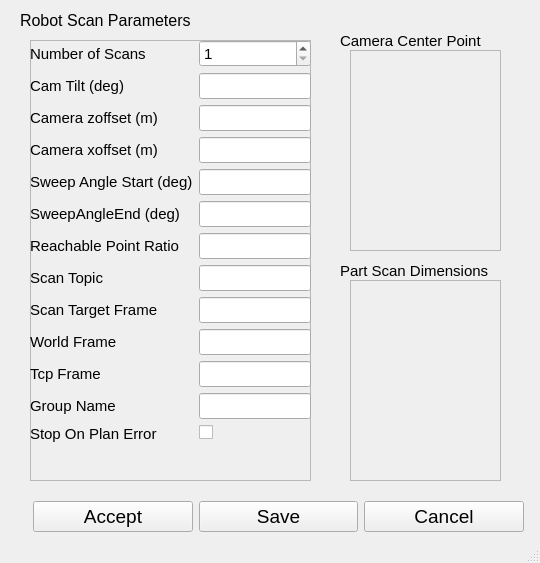
<?xml version="1.0" encoding="UTF-8"?>
<ui version="4.0">
 <class>RobotScanConfigWindow</class>
 <widget class="QMainWindow" name="RobotScanConfigWindow">
  <property name="geometry">
   <rect>
    <x>0</x>
    <y>0</y>
    <width>540</width>
    <height>563</height>
   </rect>
  </property>
  <property name="sizePolicy">
   <sizepolicy hsizetype="Preferred" vsizetype="Preferred">
    <horstretch>0</horstretch>
    <verstretch>0</verstretch>
   </sizepolicy>
  </property>
  <property name="font">
   <font>
    <pointsize>11</pointsize>
   </font>
  </property>
  <property name="windowTitle">
   <string>Robot Scan Parameters</string>
  </property>
  <widget class="QWidget" name="centralwidget">
   <widget class="QLabel" name="label">
    <property name="geometry">
     <rect>
      <x>20</x>
      <y>10</y>
      <width>181</width>
      <height>21</height>
     </rect>
    </property>
    <property name="font">
     <font>
      <pointsize>12</pointsize>
     </font>
    </property>
    <property name="text">
     <string>Robot Scan Parameters</string>
    </property>
   </widget>
   <widget class="QLabel" name="label_2">
    <property name="geometry">
     <rect>
      <x>340</x>
      <y>30</y>
      <width>181</width>
      <height>21</height>
     </rect>
    </property>
    <property name="font">
     <font>
      <pointsize>11</pointsize>
     </font>
    </property>
    <property name="text">
     <string>Camera Center Point</string>
    </property>
   </widget>
   <widget class="QFrame" name="frame_2">
    <property name="geometry">
     <rect>
      <x>350</x>
      <y>280</y>
      <width>151</width>
      <height>201</height>
     </rect>
    </property>
    <property name="frameShape">
     <enum>QFrame::StyledPanel</enum>
    </property>
    <property name="frameShadow">
     <enum>QFrame::Raised</enum>
    </property>
    <widget class="QWidget" name="PoseWidgetTcpToCam" native="true">
     <property name="geometry">
      <rect>
       <x>0</x>
       <y>0</y>
       <width>151</width>
       <height>201</height>
      </rect>
     </property>
    </widget>
   </widget>
   <widget class="QLabel" name="label_3">
    <property name="geometry">
     <rect>
      <x>340</x>
      <y>260</y>
      <width>181</width>
      <height>21</height>
     </rect>
    </property>
    <property name="font">
     <font>
      <pointsize>11</pointsize>
     </font>
    </property>
    <property name="text">
     <string>Part Scan Dimensions</string>
    </property>
   </widget>
   <widget class="QFrame" name="frame_3">
    <property name="geometry">
     <rect>
      <x>30</x>
      <y>40</y>
      <width>281</width>
      <height>441</height>
     </rect>
    </property>
    <property name="frameShape">
     <enum>QFrame::StyledPanel</enum>
    </property>
    <property name="frameShadow">
     <enum>QFrame::Raised</enum>
    </property>
    <widget class="QWidget" name="formLayoutWidget">
     <property name="geometry">
      <rect>
       <x>0</x>
       <y>0</y>
       <width>281</width>
       <height>503</height>
      </rect>
     </property>
     <layout class="QFormLayout" name="FormLayoutRobotScan">
      <property name="fieldGrowthPolicy">
       <enum>QFormLayout::AllNonFixedFieldsGrow</enum>
      </property>
      <item row="0" column="0">
       <widget class="QLabel" name="acquisionTimeLabel">
        <property name="text">
         <string>Number of Scans</string>
        </property>
       </widget>
      </item>
      <item row="0" column="1">
       <widget class="QSpinBox" name="SpinBoxNumScans">
        <property name="minimum">
         <number>1</number>
        </property>
        <property name="maximum">
         <number>40</number>
        </property>
       </widget>
      </item>
      <item row="1" column="0">
       <widget class="QLabel" name="surfaceThresholdMmLabel">
        <property name="text">
         <string>Cam Tilt (deg)</string>
        </property>
       </widget>
      </item>
      <item row="1" column="1">
       <widget class="QLineEdit" name="LineEditCamTilt">
        <property name="inputMask">
         <string/>
        </property>
        <property name="text">
         <string/>
        </property>
        <property name="maxLength">
         <number>8</number>
        </property>
       </widget>
      </item>
      <item row="2" column="0">
       <widget class="QLabel" name="cameraZoffsetLabel">
        <property name="text">
         <string>Camera zoffset (m)</string>
        </property>
       </widget>
      </item>
      <item row="2" column="1">
       <widget class="QLineEdit" name="LineEditCameraZoffset"/>
      </item>
      <item row="3" column="0">
       <widget class="QLabel" name="cameraXoffsetLabel">
        <property name="text">
         <string>Camera xoffset (m)</string>
        </property>
       </widget>
      </item>
      <item row="3" column="1">
       <widget class="QLineEdit" name="LineEditCameraXoffset"/>
      </item>
      <item row="4" column="0">
       <widget class="QLabel" name="sweepAngleStartLabel">
        <property name="text">
         <string>Sweep Angle Start (deg)</string>
        </property>
       </widget>
      </item>
      <item row="4" column="1">
       <widget class="QLineEdit" name="LineEditSweepAngleStart">
        <property name="inputMethodHints">
         <set>Qt::ImhDigitsOnly</set>
        </property>
        <property name="inputMask">
         <string/>
        </property>
        <property name="text">
         <string/>
        </property>
        <property name="maxLength">
         <number>8</number>
        </property>
       </widget>
      </item>
      <item row="5" column="0">
       <widget class="QLabel" name="sweepAngleEndLabel">
        <property name="text">
         <string>SweepAngleEnd (deg)</string>
        </property>
       </widget>
      </item>
      <item row="5" column="1">
       <widget class="QLineEdit" name="LineEditSweepAngleEnd">
        <property name="inputMethodHints">
         <set>Qt::ImhDigitsOnly</set>
        </property>
        <property name="inputMask">
         <string/>
        </property>
        <property name="text">
         <string/>
        </property>
        <property name="maxLength">
         <number>8</number>
        </property>
       </widget>
      </item>
      <item row="6" column="0">
       <widget class="QLabel" name="reachablePointRationLabel">
        <property name="text">
         <string>Reachable Point Ratio</string>
        </property>
       </widget>
      </item>
      <item row="6" column="1">
       <widget class="QLineEdit" name="LineEditReachablePointRatio">
        <property name="inputMethodHints">
         <set>Qt::ImhDigitsOnly</set>
        </property>
       </widget>
      </item>
      <item row="7" column="0">
       <widget class="QLabel" name="scanTopicLabel">
        <property name="text">
         <string>Scan Topic</string>
        </property>
       </widget>
      </item>
      <item row="7" column="1">
       <widget class="QLineEdit" name="LineEditScanTopic"/>
      </item>
      <item row="8" column="0">
       <widget class="QLabel" name="scanTargetFrameLabel">
        <property name="text">
         <string>Scan Target Frame</string>
        </property>
       </widget>
      </item>
      <item row="8" column="1">
       <widget class="QLineEdit" name="LineEditScanTargetFrame"/>
      </item>
      <item row="9" column="0">
       <widget class="QLabel" name="worldFrameLabel">
        <property name="text">
         <string>World Frame</string>
        </property>
       </widget>
      </item>
      <item row="9" column="1">
       <widget class="QLineEdit" name="LineEditWorldFrame"/>
      </item>
      <item row="10" column="0">
       <widget class="QLabel" name="tcpFrameLabel">
        <property name="text">
         <string>Tcp Frame</string>
        </property>
       </widget>
      </item>
      <item row="10" column="1">
       <widget class="QLineEdit" name="LineEditTcpFrame"/>
      </item>
      <item row="11" column="0">
       <widget class="QLabel" name="groupNameLabel">
        <property name="text">
         <string>Group Name</string>
        </property>
       </widget>
      </item>
      <item row="11" column="1">
       <widget class="QLineEdit" name="LineEditGroupName">
        <property name="readOnly">
         <bool>true</bool>
        </property>
       </widget>
      </item>
      <item row="12" column="0">
       <widget class="QLabel" name="stopOnPlanningErrorLabel">
        <property name="text">
         <string>Stop On Plan Error</string>
        </property>
       </widget>
      </item>
      <item row="12" column="1">
       <widget class="QCheckBox" name="CheckBoxStopOnPlanningError"/>
      </item>
     </layout>
    </widget>
   </widget>
   <widget class="QFrame" name="frame_4">
    <property name="geometry">
     <rect>
      <x>350</x>
      <y>50</y>
      <width>151</width>
      <height>201</height>
     </rect>
    </property>
    <property name="frameShape">
     <enum>QFrame::StyledPanel</enum>
    </property>
    <property name="frameShadow">
     <enum>QFrame::Raised</enum>
    </property>
    <widget class="QWidget" name="PoseWidgetWorldToObj" native="true">
     <property name="geometry">
      <rect>
       <x>0</x>
       <y>-1</y>
       <width>151</width>
       <height>201</height>
      </rect>
     </property>
    </widget>
   </widget>
   <widget class="QWidget" name="layoutWidget">
    <property name="geometry">
     <rect>
      <x>33</x>
      <y>500</y>
      <width>491</width>
      <height>33</height>
     </rect>
    </property>
    <layout class="QHBoxLayout" name="horizontalLayout">
     <item>
      <widget class="QPushButton" name="PushButtonAccept">
       <property name="font">
        <font>
         <pointsize>14</pointsize>
        </font>
       </property>
       <property name="text">
        <string>Accept</string>
       </property>
      </widget>
     </item>
     <item>
      <widget class="QPushButton" name="PushButtonSave">
       <property name="font">
        <font>
         <pointsize>14</pointsize>
        </font>
       </property>
       <property name="text">
        <string>Save</string>
       </property>
      </widget>
     </item>
     <item>
      <widget class="QPushButton" name="PushButtonCancel">
       <property name="font">
        <font>
         <pointsize>14</pointsize>
        </font>
       </property>
       <property name="text">
        <string>Cancel</string>
       </property>
      </widget>
     </item>
    </layout>
   </widget>
  </widget>
  <widget class="QStatusBar" name="statusbar"/>
 </widget>
 <resources/>
 <connections/>
</ui>
